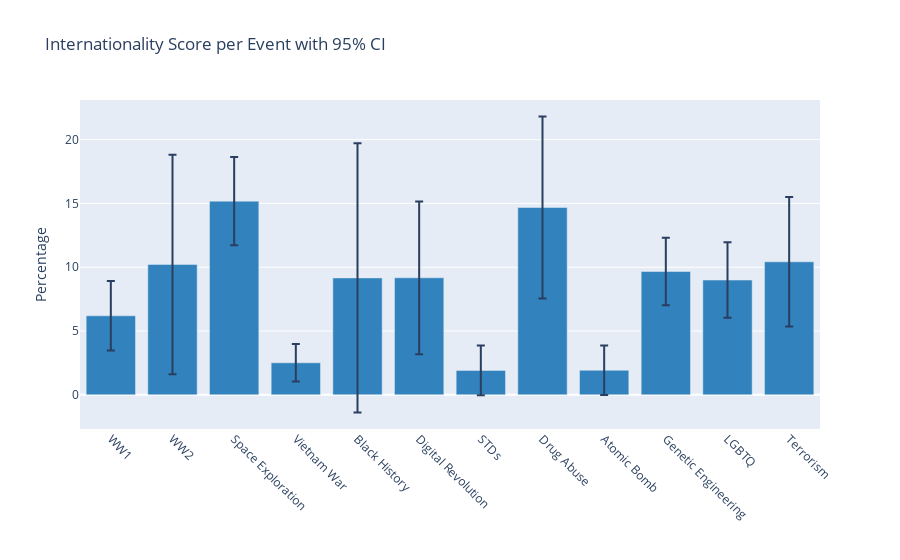

The cell this chart's notebook holds for it:
### Code cell
# Extract data for plotting

means = [result_dict[event]['Mean'] for event in events]
std_devs = [result_dict[event]['Std Dev'] for event in events]
confidence_intervals = [result_dict[event]['Confidence Interval'] for event in events]


# Create a DataFrame for plotly

df_plotly = pd.DataFrame({'Event': events, 'Mean': means, 'Std Dev': std_devs})
df_plotly['Lower CI'] = [interval[0] for interval in confidence_intervals]
df_plotly['Upper CI'] = [interval[1] for interval in confidence_intervals]


# Plot the interactive histogram

fig = px.bar(df_plotly, x = 'Event', y = 'Mean', error_y = 'Std Dev', 
             title = 'Internationality Score per Event with 95% CI',
             labels = {'Mean': 'Percentage', 'Event': ''},
             hover_data = {'Event': True, 'Mean': ':.2f', 'Lower CI': ':.2f', 'Upper CI': ':.2f'},
             template = 'plotly', color_discrete_sequence = [f'rgb{tuple(int(x * 255) for x in cm.tab20c(0)[:3])}'] * len(events) )


# Adjust layout

fig.update_layout(xaxis = dict(tickangle = 45, tickmode = 'array', tickvals = np.arange(len(events)), ticktext = events), height = 400)
fig.show()

### Figure 1 — Plotly figure (JSON) as saved in the notebook; plotly's stock layout.template omitted (floating-point values rounded to 4 significant figures)
{"data": [{"alignmentgroup": "True", "customdata": [[4.015, 8.367], [3.333, 17.1], [12.41, 17.95], [1.325, 3.682], [0.7143, 17.61], [4.38, 13.96], [0.347, 3.467], [8.965, 20.39], [0.3637, 3.471], [7.538, 11.78], [6.62, 11.36], [6.358, 14.49]], "error_y": {"array": [2.719, 8.605, 3.464, 1.473, 10.56, 5.987, 1.95, 7.141, 1.942, 2.652, 2.965, 5.08]}, "hovertemplate": "=%{x}<br>Percentage=%{y:.2f}<br>Lower CI=%{customdata[0]:.2f}<br>Upper CI=%{customdata[1]:.2f}<extra></extra>", "legendgroup": "", "marker": {"color": "rgb(49, 130, 189)", "pattern": {"shape": ""}}, "name": "", "offsetgroup": "", "orientation": "v", "showlegend": false, "textposition": "auto", "type": "bar", "x": ["WW1", "WW2", "Space Exploration", "Vietnam War", "Black History", "Digital Revolution", "STDs", "Drug Abuse", "Atomic Bomb", "Genetic Engineering", "LGBTQ", "Terrorism"], "xaxis": "x", "y": [6.191, 10.22, 15.18, 2.504, 9.162, 9.17, 1.907, 14.68, 1.917, 9.66, 8.992, 10.42], "yaxis": "y"}], "layout": {"autosize": true, "barmode": "relative", "legend": {"tracegroupgap": 0}, "title": {"text": "Internationality Score per Event with 95% CI"}, "xaxis": {"anchor": "y", "autorange": true, "domain": [0, 1], "range": [-0.5, 11.5], "tickangle": 45, "tickmode": "array", "ticktext": ["WW1", "WW2", "Space Exploration", "Vietnam War", "Black History", "Digital Revolution", "STDs", "Drug Abuse", "Atomic Bomb", "Genetic Engineering", "LGBTQ", "Terrorism"], "tickvals": [0, 1, 2, 3, 4, 5, 6, 7, 8, 9, 10, 11], "title": {"text": ""}, "type": "category"}, "yaxis": {"anchor": "x", "autorange": true, "domain": [0, 1], "range": [-2.685, 23.11], "title": {"text": "Percentage"}, "type": "linear"}}}
